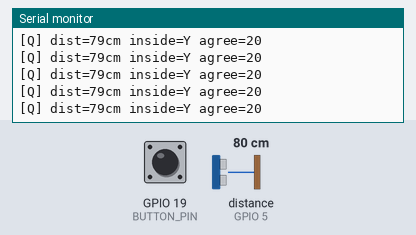
Bench run of a sketch on a simulated ESP32. Shown: the last lines printed to the serial monitor. Wiring (inferred from the names in the program): ultrasonic range finder: trigger GPIO 18; echo GPIO 5. Inputs (shaded band) come from the test bench; at power-on: distance to the obstacle (sensor on GPIO 5) 80 cm, GPIO 19 (BUTTON_PIN) HIGH. The echo pulse lasts 58.3 µs per cm.

Above: at 7.3 s.
7.4 s: distance to the obstacle (sensor on GPIO 5) set to 106 cm
At 7.76 s:
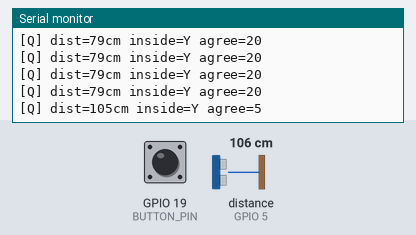
8.9 s: distance to the obstacle (sensor on GPIO 5) set to 95 cm
At 8.96 s:
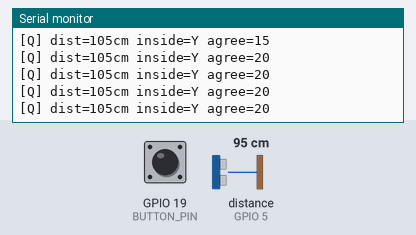
Timing chart, 0 to 11.9 s (numbered marks = the images above; inputs shaded):
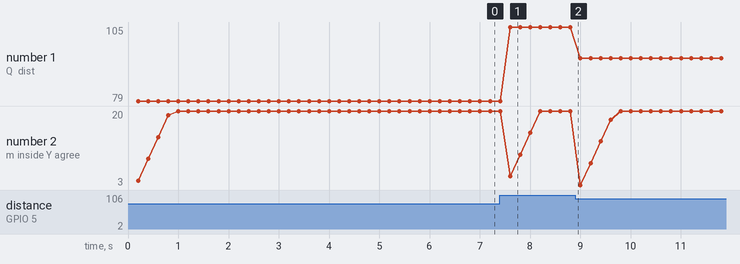

Measured:
- after the input at 7.4 s, the serial monitor: prints a new line after 0.20 s (image 1)
- plotted number 1: 79 → 105 after the input at 7.4 s, 105 → 94 after the input at 8.9 s

The sketch:

a.ino
```cpp
#define TRIG_PIN        18
#define ECHO_PIN        5
#define TRIGGER_PIN     23
#define BUTTON_PIN      19

#define MAX_DISTANCE_CM   400
#define THRESHOLD_CM      100
#define PULSE_MS          1000      // 1 second trigger pulse
#define SOUND_SPEED_CM_US 0.0343f

// === Consensus ===
#define HISTORY_SIZE      20
#define SIMILARITY_CM     10
#define MIN_AGREEMENT     2

// === State confirmation (use a few readings to confirm in/out state, noise-resistant) ===
#define STATE_CONFIRM_N   3         // Require N consecutive readings to change inside/outside state
#define HYSTERESIS_CM     10        // Hysteresis band to prevent flickering at the threshold edge

// === Timing ===
#define PING_INTERVAL_MS  40
#define ECHO_TIMEOUT_US   25000
#define DEBUG_PRINT_MS    200
#define DEBOUNCE_MS       50

// === Modes ===
enum Mode { MODE_QUEUE, MODE_STRICT, MODE_COUNT };
volatile uint8_t currentMode = MODE_QUEUE;

// === ISR shared state ===
volatile unsigned long echoStartUs = 0;
volatile unsigned long echoEndUs = 0;
volatile bool echoDone = false;

// === Buffer & timing ===
unsigned long history[HISTORY_SIZE];
uint8_t historyIndex = 0;
bool historyFull = false;

unsigned long lastPingMs = 0;
unsigned long pingStartUs = 0;
bool waitingForEcho = false;

unsigned long triggerHighUntilMs = 0;
bool pinIsHigh = false;

unsigned long lastPrintMs = 0;
unsigned long lastDist = 0;
uint8_t lastAgreement = 0;

// === Inside/outside state ===
bool wasInside = false;             // Whether currently within the threshold
uint8_t insideCount = 0;            // Consecutive readings judged as inside
uint8_t outsideCount = 0;           // Consecutive readings judged as outside

// === Button state ===
bool lastButtonState = HIGH;
bool buttonStableState = HIGH;
unsigned long lastDebounceMs = 0;

void IRAM_ATTR echoISR() {
  if (digitalRead(ECHO_PIN) == HIGH) {
    echoStartUs = micros();         // Rising edge: echo pulse started
  } else {
    echoEndUs = micros();           // Falling edge: echo pulse ended
    echoDone = true;
  }
}

uint8_t countSimilar(unsigned long currentDist) {
  uint8_t count = 0;
  uint8_t total = historyFull ? HISTORY_SIZE : historyIndex;
  for (uint8_t i = 0; i < total; i++) {
    if (history[i] == 0) continue;
    long diff = (long)history[i] - (long)currentDist;
    if (diff < 0) diff = -diff;
    if (diff <= SIMILARITY_CM) count++;
  }
  return count;
}

void triggerPing() {
  // Send a 10us pulse on TRIG
  digitalWrite(TRIG_PIN, LOW);
  delayMicroseconds(2);
  digitalWrite(TRIG_PIN, HIGH);
  delayMicroseconds(10);
  digitalWrite(TRIG_PIN, LOW);
  echoDone = false;
  pingStartUs = micros();
  waitingForEcho = true;
}

void fireTrigger() {
  digitalWrite(TRIGGER_PIN, HIGH);
  pinIsHigh = true;
  triggerHighUntilMs = millis() + PULSE_MS;
}

void setup() {
  Serial.begin(115200);
  pinMode(TRIG_PIN, OUTPUT);
  pinMode(ECHO_PIN, INPUT);
  pinMode(TRIGGER_PIN, OUTPUT);
  pinMode(BUTTON_PIN, INPUT_PULLUP);
  digitalWrite(TRIG_PIN, LOW);
  digitalWrite(TRIGGER_PIN, LOW);
  for (uint8_t i = 0; i < HISTORY_SIZE; i++) history[i] = 0;
  attachInterrupt(digitalPinToInterrupt(ECHO_PIN), echoISR, CHANGE);
  lastPingMs = millis();
  Serial.println("Ready - Mode: QUEUE");
}

void processReading(unsigned long dist) {
  history[historyIndex] = dist;
  historyIndex = (historyIndex + 1) % HISTORY_SIZE;
  if (historyIndex == 0) historyFull = true;

  lastDist = dist;
  lastAgreement = (dist != 0) ? countSimilar(dist) : 0;

  // Invalid reading: don't change state (person may have left)
  if (dist == 0) {
    return;
  }

  // Judge inside/outside using hysteresis:
  // entering requires < THRESHOLD, leaving requires > THRESHOLD + hysteresis,
  // which avoids flickering at the edge
  bool readingInside  = (dist < THRESHOLD_CM);
  bool readingOutside = (dist > THRESHOLD_CM + HYSTERESIS_CM);

  // Reading only counts toward state if consensus is high enough
  bool reliable = (lastAgreement >= MIN_AGREEMENT);

  if (readingInside && reliable) {
    insideCount++;
    outsideCount = 0;
    // Confirmed entry, and previously outside -> crossing edge, fire trigger
    if (insideCount >= STATE_CONFIRM_N && !wasInside) {
      wasInside = true;
      fireTrigger();          // Fire only on the outside->inside transition
    }
  } else if (readingOutside) {
    outsideCount++;
    insideCount = 0;
    // Confirmed exit -> reset state so the next entry can trigger again
    if (outsideCount >= STATE_CONFIRM_N && wasInside) {
      wasInside = false;
    }
  }
  // Between THRESHOLD and THRESHOLD+HYSTERESIS: hold current state (hysteresis band)

  // STRICT mode: overrides the above; fires every time while inside if consensus is high enough
  if (currentMode == MODE_STRICT && readingInside && reliable) {
    fireTrigger();
  }
}

void checkButton() {
  bool reading = digitalRead(BUTTON_PIN);
  if (reading != lastButtonState) {
    lastDebounceMs = millis();   // State changed, reset debounce timer
  }
  if ((millis() - lastDebounceMs) > DEBOUNCE_MS) {
    if (reading != buttonStableState) {
      buttonStableState = reading;
      // On press (HIGH->LOW because of PULLUP), switch mode
      if (buttonStableState == LOW) {
        currentMode = (currentMode + 1) % MODE_COUNT;
        wasInside = false;       // Reset state when switching mode
        insideCount = 0;
        outsideCount = 0;
        Serial.print("Mode switched to: ");
        Serial.println(currentMode == MODE_QUEUE ? "QUEUE" : "STRICT");
      }
    }
  }
  lastButtonState = reading;
}

void loop() {
  unsigned long now = millis();

  checkButton();

  // Task 1: kick off a new ping every PING_INTERVAL_MS
  if (!waitingForEcho && (now - lastPingMs >= PING_INTERVAL_MS)) {
    lastPingMs = now;
    triggerPing();
  }

  // Task 2: handle finished echo
  if (waitingForEcho && echoDone) {
    waitingForEcho = false;
    unsigned long duration = echoEndUs - echoStartUs;
    unsigned long dist = (unsigned long)((duration * SOUND_SPEED_CM_US) / 2.0f);
    if (dist < 2 || dist > MAX_DISTANCE_CM) dist = 0;   // mark invalid
    processReading(dist);
  }

  // Task 3: timeout check (no echo received)
  if (waitingForEcho && (micros() - pingStartUs > ECHO_TIMEOUT_US)) {
    waitingForEcho = false;
    processReading(0);   // 0 = no reading
  }

  // Task 4: non-blocking pulse drop
  if (pinIsHigh && (long)(now - triggerHighUntilMs) >= 0) {
    digitalWrite(TRIGGER_PIN, LOW);
    pinIsHigh = false;
  }

  // Task 5: debug print (rate-limited to avoid blocking the main loop)
  if (now - lastPrintMs >= DEBUG_PRINT_MS) {
    lastPrintMs = now;
    Serial.print(currentMode == MODE_QUEUE ? "[Q] " : "[S] ");
    Serial.print("dist=");
    Serial.print(lastDist);
    Serial.print("cm inside=");
    Serial.print(wasInside ? "Y" : "N");
    Serial.print(" agree=");
    Serial.print(lastAgreement);
    Serial.println();
  }
}
```
